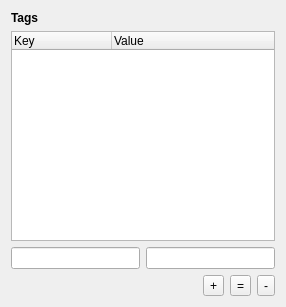
<?xml version="1.0" encoding="UTF-8"?>
<ui version="4.0">
 <class>TagsComponent</class>
 <widget class="QFrame" name="TagsComponent">
  <property name="geometry">
   <rect>
    <x>0</x>
    <y>0</y>
    <width>286</width>
    <height>307</height>
   </rect>
  </property>
  <property name="windowTitle">
   <string>Frame</string>
  </property>
  <layout class="QVBoxLayout" name="verticalLayout">
   <item>
    <widget class="QLabel" name="w_label">
     <property name="font">
      <font>
       <bold>true</bold>
      </font>
     </property>
     <property name="text">
      <string>Tags</string>
     </property>
    </widget>
   </item>
   <item>
    <widget class="QTreeWidget" name="w_tree_widget">
     <property name="alternatingRowColors">
      <bool>true</bool>
     </property>
     <property name="selectionMode">
      <enum>QAbstractItemView::SelectionMode::ExtendedSelection</enum>
     </property>
     <column>
      <property name="text">
       <string>Key</string>
      </property>
     </column>
     <column>
      <property name="text">
       <string>Value</string>
      </property>
     </column>
    </widget>
   </item>
   <item>
    <layout class="QHBoxLayout" name="horizontalLayout_2">
     <item>
      <widget class="QLineEdit" name="w_key_line_edit"/>
     </item>
     <item>
      <widget class="QLineEdit" name="w_value_line_edit"/>
     </item>
    </layout>
   </item>
   <item>
    <layout class="QHBoxLayout" name="horizontalLayout">
     <item>
      <spacer name="horizontalSpacer">
       <property name="orientation">
        <enum>Qt::Orientation::Horizontal</enum>
       </property>
       <property name="sizeHint" stdset="0">
        <size>
         <width>40</width>
         <height>20</height>
        </size>
       </property>
      </spacer>
     </item>
     <item>
      <widget class="QToolButton" name="w_set_button">
       <property name="text">
        <string>+</string>
       </property>
      </widget>
     </item>
     <item>
      <widget class="QToolButton" name="w_update_button">
       <property name="text">
        <string>=</string>
       </property>
      </widget>
     </item>
     <item>
      <widget class="QToolButton" name="w_unset_button">
       <property name="text">
        <string>-</string>
       </property>
      </widget>
     </item>
    </layout>
   </item>
  </layout>
 </widget>
 <resources/>
 <connections/>
</ui>
